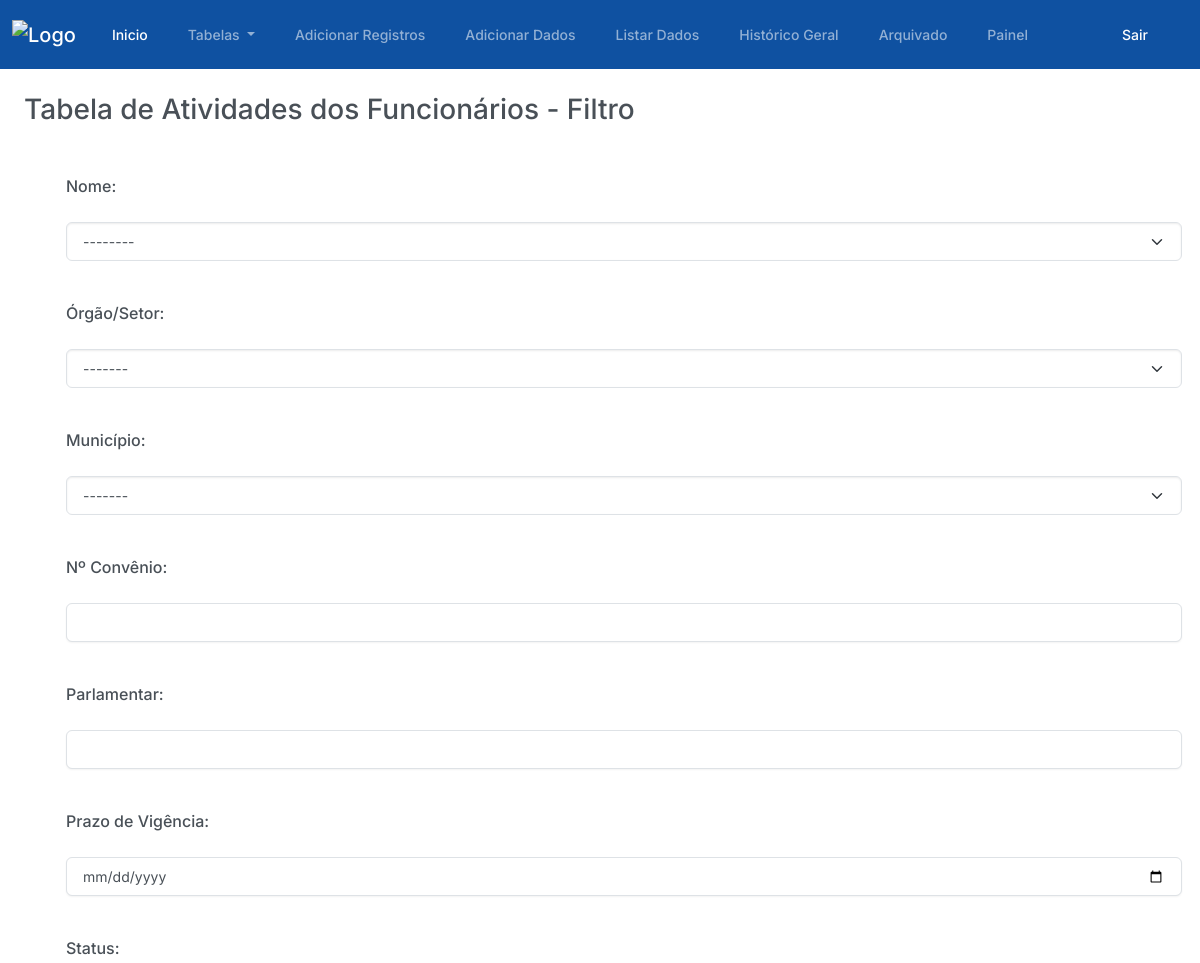
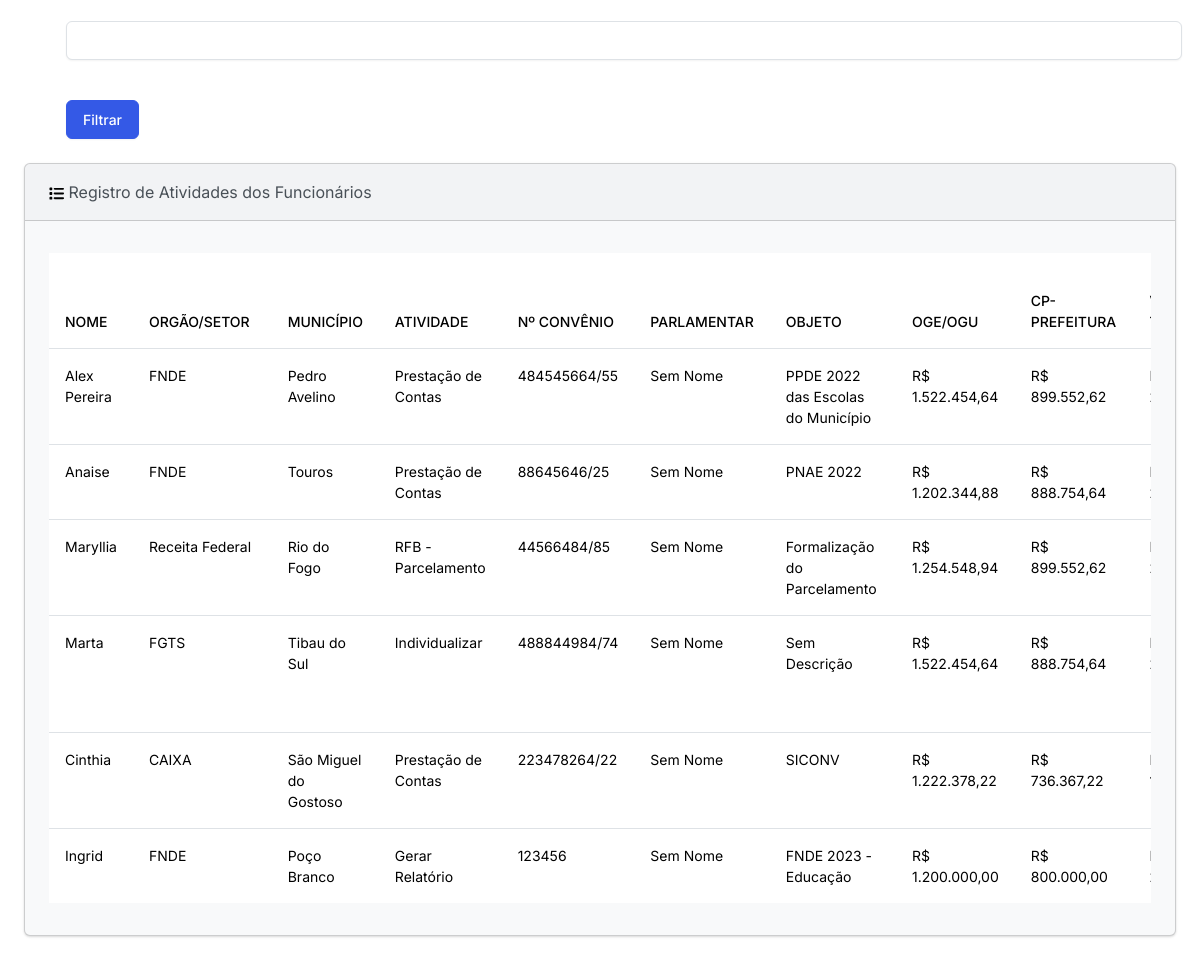
The app's page /tabela_filtrada/ (signed in) with its own data (2 pictures, top to bottom).
### plataforma/models.py (models this page shows, shortened)
class RegistroFuncionarios(models.Model):
    class Meta:
        verbose_name_plural = "Registros da Tabela Geral"
    nome = models.ForeignKey(Nome, on_delete=models.CASCADE)
    orgao_setor = models.ForeignKey(Setor, on_delete=models.CASCADE)
    municipio = models.ForeignKey(Municipio, on_delete=models.CASCADE)
    atividade = models.ForeignKey(Atividade, on_delete=models.CASCADE)
    num_convenio = models.CharField(max_length=255)
    parlamentar = models.CharField(max_length=255)
    objeto = models.CharField(max_length=255)
    oge_ogu = models.DecimalField(max_digits=10, decimal_places=2)
    cp_prefeitura = models.DecimalField(max_digits=10, decimal_places=2)
    valor_liberado = models.DecimalField(max_digits=10, decimal_places=2, default=0)
    prazo_vigencia = models.DateField()
    situacao = models.CharField(max_length=255)
    providencia = models.CharField(max_length=255)
    status = models.CharField(max_length=20, choices=Status.choices, default=Status.NAO_INICIADO)
    data_recepcao = models.DateField()
    data_inicio = models.DateField(null=True, blank=True)
    documento_pendente = models.BooleanField(default=False)
    documento_cancelado = models.BooleanField(default=False)
    data_fim = models.DateField(null=True, blank=True)
    duracao_dias_uteis = models.IntegerField(default=0)
    def calcular_valores(self):
        valor_total = Decimal(str(self.oge_ogu)) + Decimal(str(self.cp_prefeitura))
        falta_liberar = Decimal(str(self.oge_ogu)) - Decimal(str(self.valor_liberado))
        return valor_total, falta_liberar
    def dia_trabalho_total(self):
        if not self.data_inicio or not self.data_fim:
            return 0
        if isinstance(self.data_inicio, str):
            self.data_inicio = datetime.strptime(self.data_inicio, "%Y-%m-%d").date()
        if isinstance(self.data_fim, str):
            self.data_fim = datetime.strptime(self.data_fim, "%Y-%m-%d").date()
        delta = self.data_fim - self.data_inicio
        dias_uteis = sum(1 for i in range(delta.days + 1) if (self.data_inicio + timedelta(days=i)).weekday() < 5)
        return dias_uteis

class Nome(models.Model):
    nome = models.CharField(max_length=255)

class Setor(models.Model):
    orgao_setor = models.CharField(max_length=255)

class Municipio(models.Model):
    municipio = models.CharField(max_length=255)

class Atividade(models.Model):
    atividade = models.CharField(max_length=255)

### plataforma/views.py (the view)
# urls.py: path('tabela_filtrada/', views.tabela_filtrada, name='tabela_filtrada'),
def tabela_filtrada(request):
    nomes = Nome.objects.all()
    orgaos_setores = Setor.objects.all()
    municipios = Municipio.objects.all()
    nome_id = request.GET.get('nome')
    orgao_setor_id = request.GET.get('orgao_setor')
    municipio_id = request.GET.get('municipio')
    num_convenio = request.GET.get('num_convenio')
    parlamentar = request.GET.get('parlamentar')
    prazo_vigencia = request.GET.get('prazo_vigencia')
    status = request.GET.get('status')
    registros_filtrados = RegistroFuncionarios.objects.all()
    if nome_id:
        registros_filtrados = registros_filtrados.filter(nome__id=nome_id)
    if orgao_setor_id:
        registros_filtrados = registros_filtrados.filter(orgao_setor__id=orgao_setor_id)
    if municipio_id:
        registros_filtrados = registros_filtrados.filter(municipio__id=municipio_id)
    if num_convenio:
        registros_filtrados = registros_filtrados.filter(num_convenio__icontains=num_convenio)
    if parlamentar:
        registros_filtrados = registros_filtrados.filter(parlamentar__icontains=parlamentar)
    if prazo_vigencia:
        registros_filtrados = registros_filtrados.filter(prazo_vigencia__icontains=prazo_vigencia)
    if status:
        registros_filtrados = registros_filtrados.filter(status__icontains=status)
    context = {
        'nomes': nomes,
        'orgaos_setores': orgaos_setores,
        'municipios': municipios,
        'registros_filtrados': registros_filtrados,
    }
    return render(request, 'tabela_filtrada.html', context)

### plataforma/templatetags/custom_filters.py (called while the page is built)
@register.filter(name='format_currency')
def format_currency(value):
    try:
        numeric_value = float(value)
        formatted_value = '{:,.2f}'.format(numeric_value)
        formatted_value = 'R$ ' + formatted_value.replace(',', 'v').replace('.', ',').replace('v', '.')
        return formatted_value
    except ValueError:
        return value

@register.filter(name='formatar_data')
def formatar_data(value):
    if isinstance(value, date):
        return value.strftime('%d/%m/%Y')
    else:
        data_obj = datetime.strptime(value, '%d de %B de %Y')
        return data_obj.strftime('%d/%m/%Y')

### plataforma/templates/tabela_filtrada.html (shortened to what this page needs)
{% extends "base.html" %}
{% load static %}
{% load humanize %}
{% load custom_filters %}
{% block container %}
  <h3 class="m-4">Tabela de Atividades dos Funcionários - Filtro</h3>
  <div class="container">
    <form method="get" action="{% url 'tabela_filtrada' %}">
      <div class="form-group mb-3">
        <fieldset>
          <label class="form-label m-4" for="id_nome">Nome:</label>
          <select class="form-select mx-4" name="nome" id="id_nome">
            <option value="" selected>--------</option>
          </select>
        </fieldset>
      </div>
      <div class="form-group mb-3">
        <fieldset>
          <label class="form-label m-4" for="id_orgao_setor">Órgão/Setor:</label>
          <select class="form-select mx-4" name="orgao_setor" id="id_orgao_setor">
            <option value="" selected>-------</option>
          </select>
        </fieldset>
      </div>
      <div class="form-group mb-3">
        <label class="form-label m-4" for="id_municipio">Município:</label>
        <select class="form-select mx-4" name="municipio" id="id_municipio">
          <option value="" selected>-------</option>
        </select>
      </div>
      <div class="form-group mb-3">
        <label class="form-label m-4" for="id_num_convenio">Nº Convênio:</label>
        <input class="form-control mx-4" type="text" name="num_convenio" id="id_num_convenio">
      </div>
      <div class="form-group mb-3">
        <label class="form-label m-4" for="id_parlamentar">Parlamentar:</label>
        <input class="form-control mx-4" type="text" name="parlamentar" id="id_parlamentar">
      </div>
      <div class="form-group mb-3">
        <label class="form-label m-4" for="id_prazo_vigencia">Prazo de Vigência:</label>
        <input class="form-control mx-4" type="date" name="prazo_vigencia" id="id_prazo_vigencia">
      </div>
      <div class="form-group mb-3">
        <label class="form-label m-4" for="id_status">Status:</label>
        <input class="form-control mx-4" type="text" name="status" id="id_status">
      </div>
      <button type="submit" class="btn btn-primary m-4">Filtrar</button>
      <br>
    </form>
  </div>
  <div class="row">
    <div class="col-12">
      <div class="card bg-light ms-4 me-4 mb-4">
        <div class="card-header">
          Registro de Atividades dos Funcionários
        </div>
        <div class="card-body">
          <p class="card-text">
            <div class="table-container table-responsive">
              <table class='table table-hover'>
                <thead class="sticky-top">
                  <tr>
                    <th scope="col-fixed">NOME</th>
                    <th scope="col-fixed">ORGÃO/SETOR</th>
                    <th scope="col-fixed">MUNICÍPIO</th>
                    <th scope="col-fixed">ATIVIDADE</th>
                    <th scope="col-fixed">Nº CONVÊNIO</th>
                    <th scope="col-fixed">PARLAMENTAR</th>
                    <th scope="col-fixed">OBJETO</th>
                    <th scope="col-fixed">OGE/OGU</th>
                    <th scope="col-fixed">CP-PREFEITURA</th>
                    <th scope="col-fixed">VALOR TOTAL</th>
                  </tr>
                </thead>
                <tbody>
                  {% if registros_filtrados %}
                    {% for registro in registros_filtrados %}
                      <tr>
                        <td>{{ registro.nome.nome }}</td>
                        <td>{{ registro.orgao_setor.orgao_setor }}</td>
                        <td>{{ registro.municipio.municipio }}</td>
                        <td>{{ registro.atividade.atividade }}</td>
                        <td>{{ registro.num_convenio }}</td>
                        <td>{{ registro.parlamentar }}</td>
                        <td>{{ registro.objeto }}</td>
                        <td>{{ registro.oge_ogu|format_currency }}</td>
                        <td>{{ registro.cp_prefeitura|format_currency }}</td>
                        <td>{{ registro.calcular_valores.0|format_currency }}</td>
                      </tr>
                    {% endfor %}
                  {% else %}
                    <tr>
                      <td colspan="26">Nenhum registro encontrado.</td>
                    </tr>
                  {% endif %}
                </tbody>
              </table>
            </div>
          </p>
        </div>
      </div>
    </div>
  </div>
{% endblock container %}

### plataforma/templates/tabela_filtrada.html (style rules this page uses)
.table-container { overflow: auto; max-height: 650px; }

### records on screen
RegistroFuncionarios: nome.nome "Alex Pereira", orgao_setor.orgao_setor "FNDE", municipio.municipio "Pedro Avelino", atividade.atividade "Prestação de Contas", num_convenio "484545664/55", parlamentar "Sem Nome", objeto "PPDE 2022 das Escolas do Município", oge_ogu "R$ 1.522.454,64", cp_prefeitura "R$ 899.552,62"
RegistroFuncionarios: nome.nome "Anaise", orgao_setor.orgao_setor "FNDE", municipio.municipio "Touros", atividade.atividade "Prestação de Contas", num_convenio "88645646/25", parlamentar "Sem Nome", objeto "PNAE 2022", oge_ogu "R$ 1.202.344,88", cp_prefeitura "R$ 888.754,64"
RegistroFuncionarios: nome.nome "Maryllia", orgao_setor.orgao_setor "Receita Federal", municipio.municipio "Rio do Fogo", atividade.atividade "RFB - Parcelamento", num_convenio "44566484/85", parlamentar "Sem Nome", objeto "Formalização do Parcelamento", oge_ogu "R$ 1.254.548,94", cp_prefeitura "R$ 899.552,62"
RegistroFuncionarios: nome.nome "Marta", orgao_setor.orgao_setor "FGTS", municipio.municipio "Tibau do Sul", atividade.atividade "Individualizar", num_convenio "488844984/74", parlamentar "Sem Nome", objeto "Sem Descrição", oge_ogu "R$ 1.522.454,64", cp_prefeitura "R$ 888.754,64"
RegistroFuncionarios: nome.nome "Cinthia", orgao_setor.orgao_setor "CAIXA", municipio.municipio "São Miguel do Gostoso", atividade.atividade "Prestação de Contas", num_convenio "223478264/22", parlamentar "Sem Nome", objeto "SICONV", oge_ogu "R$ 1.222.378,22", cp_prefeitura "R$ 736.367,22"
RegistroFuncionarios: nome.nome "Ingrid", orgao_setor.orgao_setor "FNDE", municipio.municipio "Poço Branco", atividade.atividade "Gerar Relatório", num_convenio "123456", parlamentar "Sem Nome", objeto "FNDE 2023 - Educação", oge_ogu "R$ 1.200.000,00", cp_prefeitura "R$ 800.000,00"
